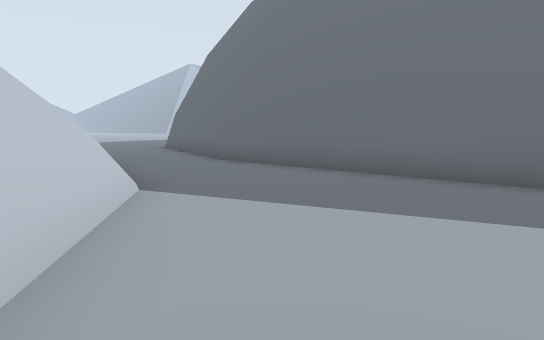
view 1 (above)

14 first-person views from a walk through a Unity game level. The camera is 1.4 m above the floor, tilts 6° down and sees 70° across. The floor is counted in squares, 2 m on a side. Each view is taken from the middle of a square. On the plan, view 1 faces up. The plan holds only what a view shows up to about 11 squares ahead; the rest is blank. The place goes on beyond the plan.

view 2
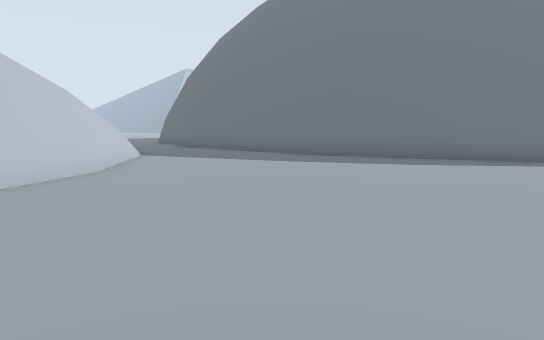

view 3
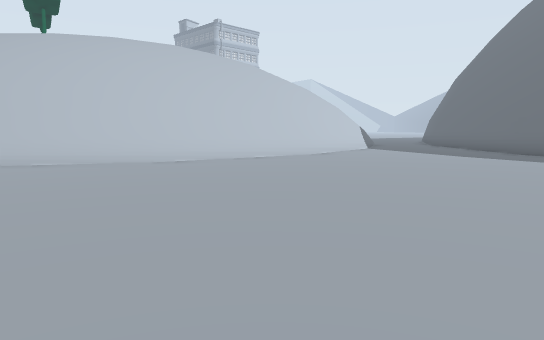

view 4
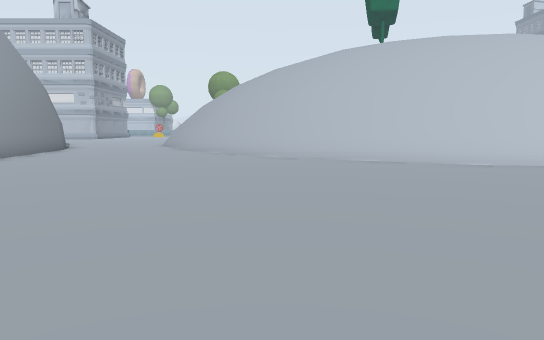

view 5
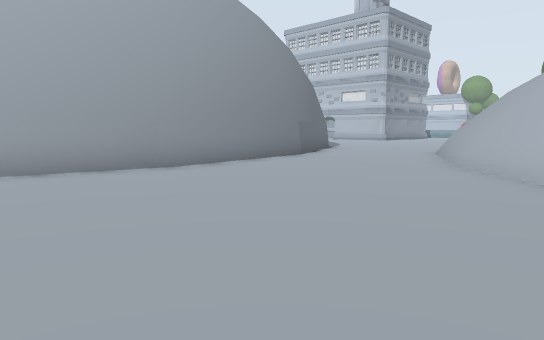

view 6
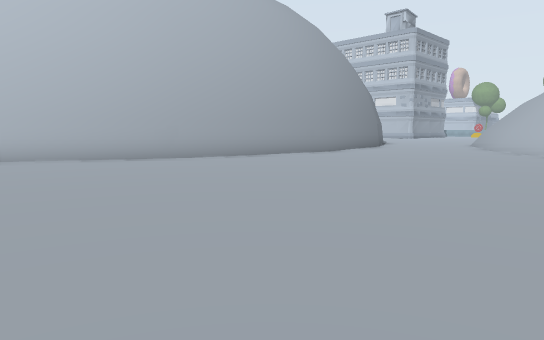

view 7
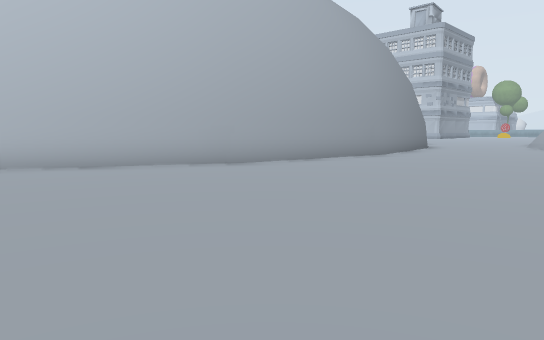

view 8
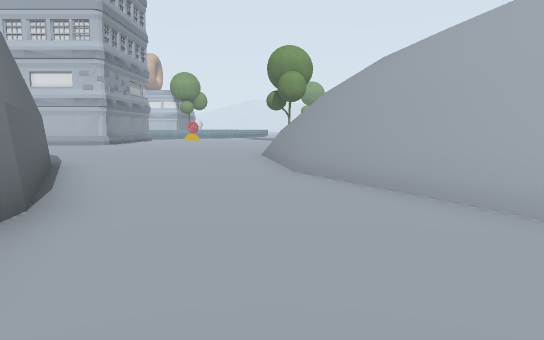

view 9
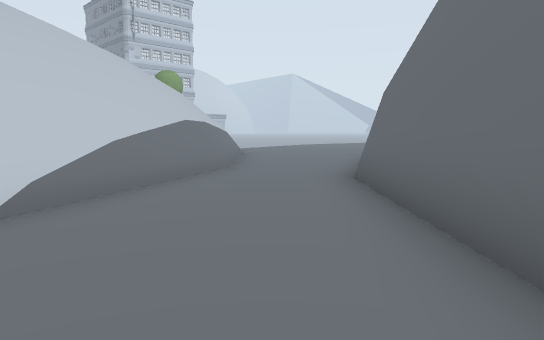

view 10
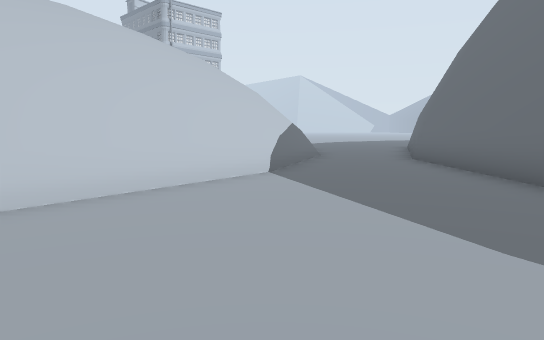

view 11
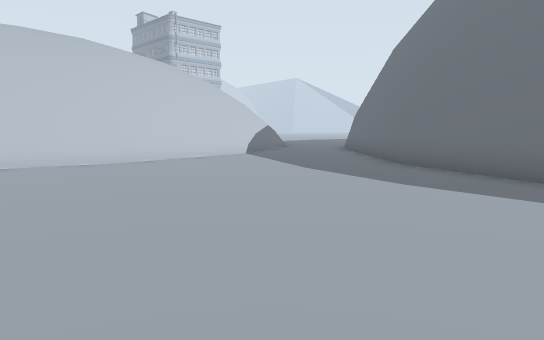

view 12
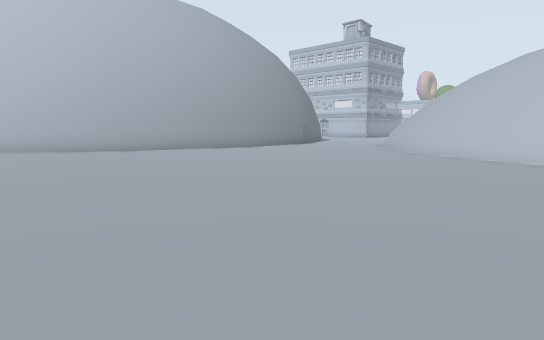

view 13
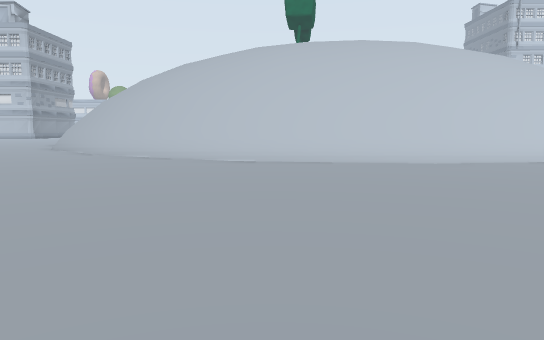

view 14
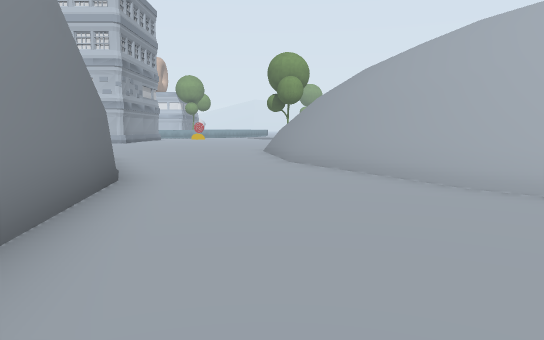

### Floor plan
Points are (right, up) in squares from view 1. A wall is a line through its corners. A room is listed if a view was taken in it or the views show most of it. See-through windows are left out.
Room 1 (views 1, 2, 3, 4, 5, 6, 7, 8, 9, 10, 11, 12, 13, 14)
walls: (-3.7, -7.4) (-6.8, -10.5); (-3.9, -7.4) (-5.1, -8.5); (-1.3, 0.4) (-1.9, -3.6) (-3.9, -7.5); (-5.8, -9.2) (-6.8, -10.3); (-6.7, -10.3) (-7.3, -10.6); (-7.4, -10.6) (-9.2, -11.6); (7.6, 2.3) (3.4, 4.4) (-1, 8.9); (-9.4, -11.7) (-10.4, -12.2) (-12.8, -12.6); (-0.9, 8.8) (-1.5, 10.1); (-3.9, 8.2) (-2, 4.5) (-1.4, 0.8); (-9.9, -16.5) (-7.3, -15.1) (-2.9, -14.5) (1.7, -15.2) (4.1, -16.4); (-4.3, 8.6) (-3.8, 8); (-1.7, 10.5) (-2, 11.1); (-5.3, 9.5) (-4.5, 8.7); (-6.3, 10.5) (-5.5, 9.7)
low walls: (-1.5, -2.2) (-1.7, -3.7) (-3.7, -7.6); (-3.5, -7.6) (-6.4, -10.5); (-6.7, -10.5) (-10.3, -12.4) (-12.5, -12.7); (-3.7, 8.3) (-1.8, 4.6) (-1.4, 2.4); (-5.9, 10.5) (-3.6, 8.2)
ways out: opening at (-13, -15)

Where each view was taken, in squares from view 1:
view 1: 0 up, 0 right, facing up
view 2: 6 down, 2 right, facing up
view 3: 8 down, 6 right, facing up-left
view 4: 8 down, 6 right, facing left
view 5: 8 down, 1 right, facing down-left
view 6: 7 down, 7 right, facing down-left
view 7: 9 down, 7 right, facing down-left
view 8: 13 down, 4 left, facing left
view 9: 4 up, 2 right, facing up-left
view 10: 0 up, 3 right, facing up-left
view 11: 3 down, 7 right, facing up-left
view 12: 3 down, 7 right, facing down-left
view 13: 3 down, 7 right, facing left
view 14: 13 down, 2 left, facing left
